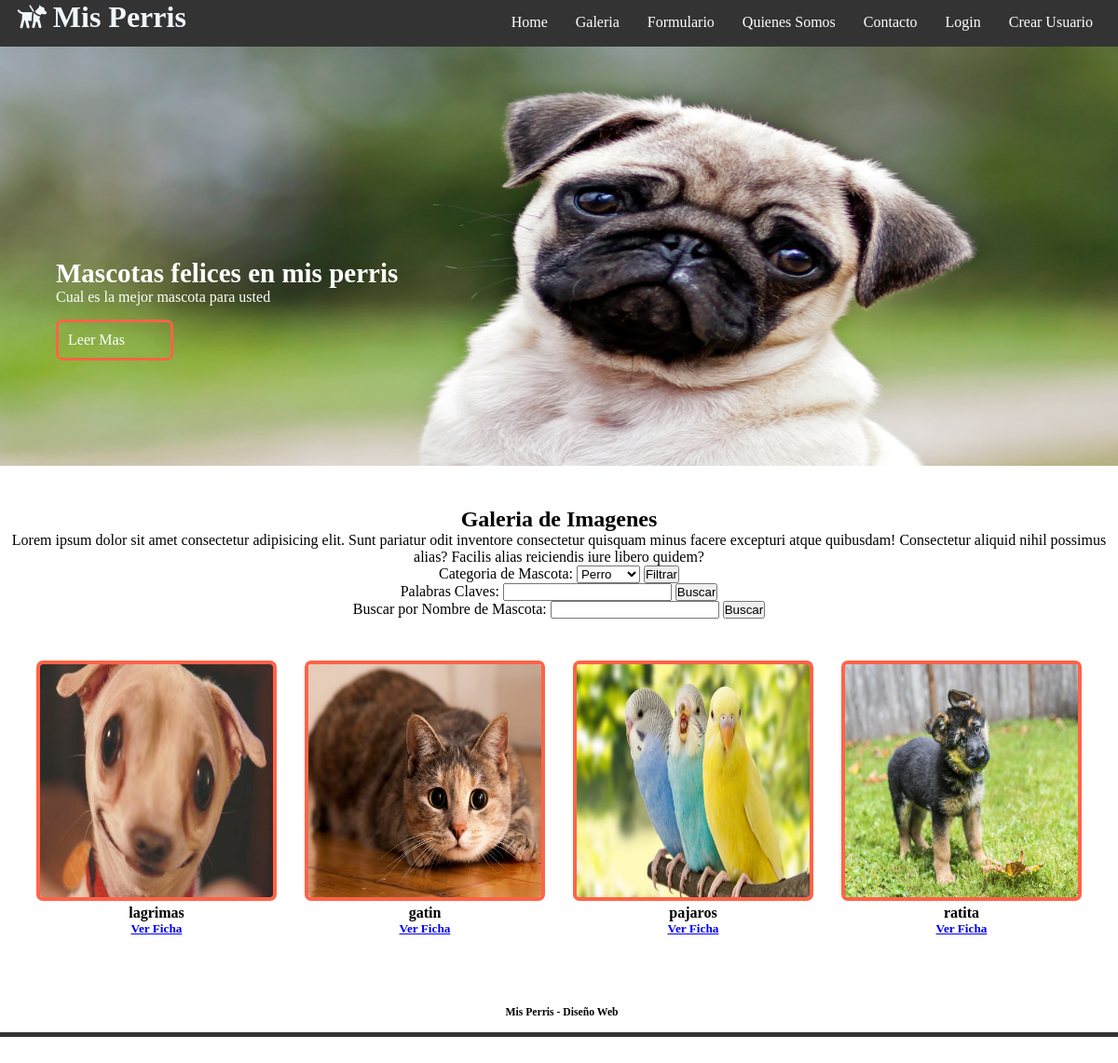
Page /galeria/ on the committed database.
### misPerris/models.py (models this page shows, shortened)
class Mascota(models.Model):
    nombre = models.CharField(primary_key=True,max_length=45)
    edad = models.IntegerField()
    descripcion = models.TextField()
    imagen = models.ImageField(upload_to='mascotas',default='mascotas/sin_foto.jpg')
    publicar = models.BooleanField(default=False)
    comentario = models.TextField(default='--')
    usuario = models.CharField(null=True,max_length=45)
    tipo = models.ForeignKey(TipoMascota, on_delete=models.CASCADE)
    dueno = models.CharField(max_length=45,default='--')

### misPerris/views.py (the view)
# urls.py: path('galeria/',galeria,name='GALE'),
def galeria(request):
    mascotas = Mascota.objects.filter(publicar=True)
    tipos = TipoMascota.objects.all()
    contexto = {"mascotas":mascotas,"tipos":tipos}
    return render(request, "core/galeria.html",contexto)

### misPerris/templates/core/galeria.html (shortened to what this page needs)
{% extends "core/plantilla.html" %}
{% load static %}
{% block css %}
<link rel="stylesheet" href="{% static 'dist/css/lightbox.min.css' %}">
{% endblock css %}
{% block contenido %}
<section id="bienvenido">
    <h2>Galeria de Imagenes</h2>
    <p>Lorem ipsum dolor sit amet consectetur adipisicing elit. Sunt pariatur odit inventore consectetur
        quisquam minus facere excepturi atque quibusdam! Consectetur aliquid nihil possimus alias? Facilis alias
        reiciendis iure libero quidem?</p>
    <form action="{% url 'FILTROT' %}" method="post">
        Categoria de Mascota:
        <select name="cboTipo" id="cboTipo">
            {% for reg in tipos %}
            <option>{{reg.nombre}}</option>
            {% endfor %}
        </select>
        <input type="submit" value="Filtrar">
    </form>
    <form action="{% url 'FILTROPC' %}" method="post">
        Palabras Claves:
        <input type="text" name="txtFiltrar" id="txtFiltrar">
        <input type="submit" value="Buscar">
    </form>
    <form action="{% url 'BUSCARNOMBRE' %}" method="post">
        Buscar por Nombre de Mascota:
        <input type="text" name="txtNombre" id="txtNombre">
        <input type="submit" value="Buscar">
    </form>
</section>
<section id="blog">
    <div class="contenedor">
        {% for reg in mascotas %}
        <article>
            <a href="{{reg.imagen.url}}" data-lightbox="perros" data-title="busca un hogar">
                <img src="{{reg.imagen.url}}" alt="">
            </a>
            <h4>{{reg.nombre}}</h4>
            <h5>
                <a href="{% url 'MOSTRAR' reg.nombre %}">Ver Ficha</a>
            </h5>
        </article>
        {% endfor %}
    </div>
</section>
{% endblock contenido %}

### misPerris/static/css/estilos.css (style rules this page uses)
* { margin: 0; padding: 0; }
.contenedor { width: 98%; margin: auto; }

### misPerris/static/css/bienvenida.css (style rules this page uses)
#bienvenido { font-family: cursive; text-align: center; margin-top: 40px; margin-bottom: 30px; }

### misPerris/static/css/blog.css (style rules this page uses)
#blog { text-align: center; font-family: cursive; margin-bottom: 45px; }
#blog .contenedor article img { width: 250px; height: 250px; border: solid 4px tomato; border-radius: 7px; }
#blog .contenedor { display: flex; justify-content: center; flex-wrap: wrap; }
#blog article { margin: 15px; }

### rows in the picture
Mascota: imagen (picture), nombre "lagrimas"
Mascota: imagen (picture), nombre "gatin"
Mascota: imagen (picture), nombre "pajaros"
Mascota: imagen (picture), nombre "ratita"

### other values in the picture
form field cboTipo "Perro"
